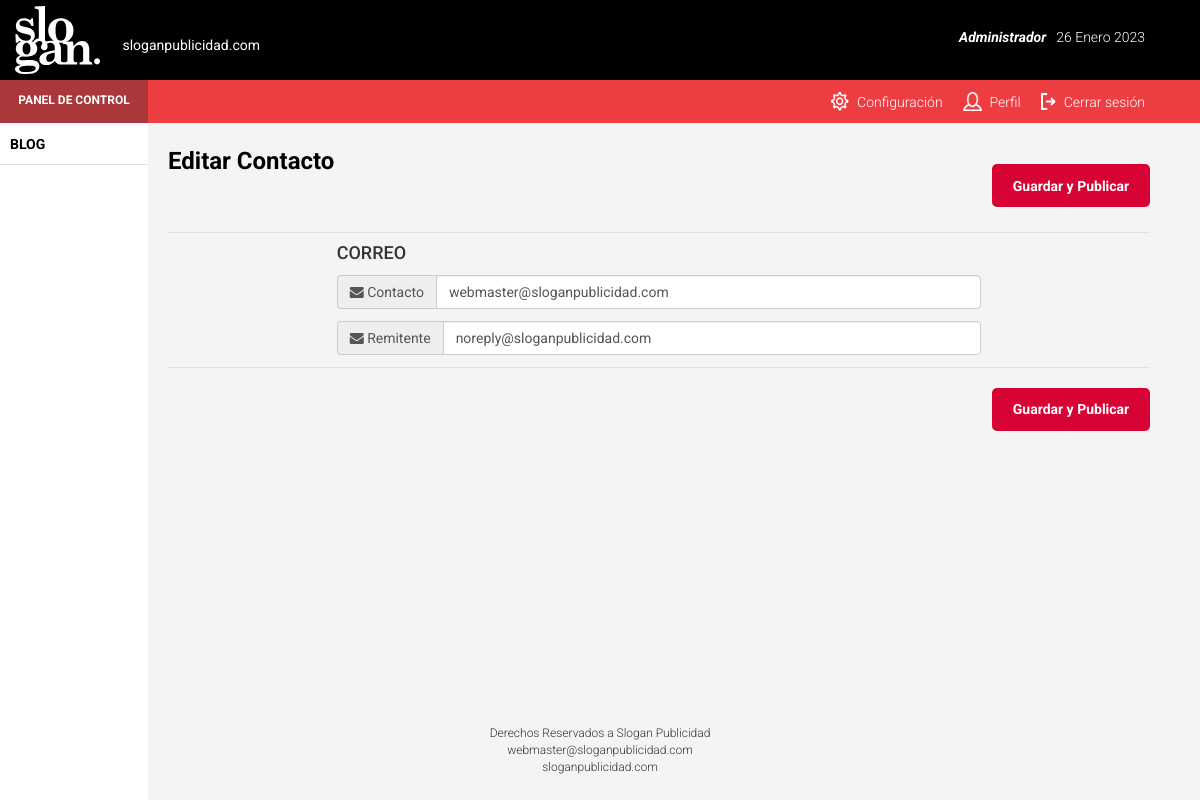
The page /panel/formcontacto.php (signed in) on the database its author committed.
### tables this page shows
CREATE TABLE `datosusuario` (
  `idusuario` int(11) NOT NULL,
  `nombre` varchar(255) NOT NULL,
  `email` varchar(255) NOT NULL,
  `telefono` varchar(255) NOT NULL,
  `token` varchar(255) NOT NULL
);

CREATE TABLE `contacto` (
  `idcontacto` tinyint(1) NOT NULL,
  `correo` varchar(100) NOT NULL,
  `emisor` text NOT NULL,
  `latitud` varchar(20) NOT NULL,
  `longitud` varchar(20) NOT NULL
);

### panel/clases/usuario.php (called while the page is built, shortened)
<?php
include_once('conexion.php');
include_once('tipousuario.php');
include_once('datosusuario.php');
class usuario
{
	var $idusuario;
	var $tiposusuario;
	function __construct($a = 0, $b = '', $c = '', $stat = 0, $idtipo = 0)
	{
		$this->idusuario=$a;
		$this->tiposusuario= new tipousuario($idtipo,'','');
		$this->tiposusuario->idtipousuario=$idtipo;
		$this->datosusuario= new datosusuario($a,'','','','');
	}
	function obtener_tipo_usuario()
	{
		$this->tiposusuario->obtener_tipousuario();
	}
	function obten_usuario()
	{
		$conexion=new conexion();
		$sql="select idusuario,nomusuario,password,status,idtipousuario from usuario where idusuario='".$this->idusuario."'";
		$conexion->ejecutar_sentencia($sql);
		while($row=$conexion -> fetchRow())
		{
			$this->idusuario=$row['idusuario'];
			$this->tiposusuario->idtipousuario=$row['idtipousuario'];
		}
	}
}
?>

### panel/clases/datosusuario.php (called while the page is built, shortened)
<?php
include_once('conexion.php');
class datosusuario
{
	var $idusuario;
	function __construct($id=0,$nom='',$mail='',$tel='')
	{
			$this->idusuario=$id;
	}
	function obtener_datos_usuario()
	{
		$con = new conexion();
		$sql="SELECT * FROM datosusuario WHERE idusuario='".$this->idusuario."';";
		$con->ejecutar_sentencia($sql);
		while($fila = $con -> fetchRow())
		{
			$this->nombre=$fila['nombre'];
		}
	}
	}
?>

### panel/clases/conexion.php (called while the page is built, shortened)
<?php
class conexion{
	var $host;
	var $user;
	var $password;
	var $bd;
	var $conexion;
	var $temporal;
	function __construct(){
		$this -> host 		= 'localhost';
		$this -> user 		= 'root';
		$this -> bd 		= 'proyecto';
		$this -> password 	='';
	}
	function conectar(){
		$this -> conexion = mysqli_connect($this -> host, $this -> user, $this -> password);
		mysqli_select_db($this -> conexion, $this -> bd);
	}
	function ejecutar_sentencia($consulta){
		$resultados = mysqli_query($this -> conexion, $consulta);
		if(preg_match('/insert/i', $consulta)){
			$resultados = mysqli_insert_id($this -> conexion);
			return $resultados;
			$this -> desconectar();
		}else{
			$this -> temporal = $resultados;
		}
	}
	function fetchRow(){
		$_response = mysqli_fetch_array($this -> temporal);
		return $_response;
	}
}
?>

### panel/clases/seguridad.php (called while the page is built, shortened)
<?php
include_once('conexion.php');
include_once('usuario.php');
include_once('permiso.php');
include_once('tiposusuarioxpermiso.php');
class seguridad
{
	var $usuario;
	var $permiso;
	var $tipousuarioxpermiso;
	function __construct()
	{
		$this->usuario= new usuario('','','','','');
		$this->permiso= new permiso('','','','');
		$this->tipousuarioxpermiso= new tiposusuarioxpermiso(0,0);
	}
	function valida_permiso_usuario($idusuario, $clavepermiso)
	{
		$this->usuario->idusuario=$idusuario;
		$this->permiso->clavepermiso=$clavepermiso;
		$this->usuario->obten_usuario();
		$this->usuario->obtener_tipo_usuario();
		$this->permiso->obtener_permisoclave();
		$this->tipousuarioxpermiso->idtipousuario=$this->usuario->tiposusuario->idtipousuario;
		$this->tipousuarioxpermiso->idpermiso=$this->permiso->idpermiso;
	return $this->tipousuarioxpermiso->existe_rol_permiso();
	}
}
?>

### panel/clases/tipousuario.php (called while the page is built, shortened)
<?php
include_once('conexion.php');
class tipousuario
{
  var $idtipousuario;
  function __construct($a=0,$b='',$stat=0)
  {
	  $this->idtipousuario=$a;
  }
  function obtener_tipousuario()
  {
	  $sql="select idtipousuario, nomtipousuario, status from tiposusuario where idtipousuario='".$this->idtipousuario."'";
	  $con=new conexion();
	  $con->ejecutar_sentencia($sql);
	  while ($fila = $con -> fetchRow())
	  {
		  $this->idtipousuario=$fila['idtipousuario'];
	  }
  }
}
?>

### panel/clases/permiso.php (called while the page is built, shortened)
<?php
include_once('conexion.php');
class permiso
{
	  var $clavepermiso;
	  function __construct($idp = 0,$nomp = '',$clavep = '', $idSeccionPermiso = 0, $stat = 0)
	  {
		  $this -> clavepermiso = $clavep;
	  }
	function obtener_permisoclave()
	{
	  $sql="select idpermiso from permiso where clavepermiso='".$this->clavepermiso."';";
	  $con= new conexion();
	  $con->ejecutar_sentencia($sql);
	  while ($fila=$con -> fetchRow())
	  {
		$this->idpermiso=$fila['idpermiso'];
	  }
	}
}
?>

### panel/clases/tiposusuarioxpermiso.php (called while the page is built, shortened)
<?php
include_once('conexion.php');
class tiposusuarioxpermiso
{
var $idtipousuario;
var $idpermiso;
function __construct($idtipousuario=0,$idpermiso=0)
{
$this->idtipousuario=$idtipousuario;
$this->idpermiso=$idpermiso;
}
function existe_rol_permiso()
{
$bandera=0;
$con=new conexion();
$sql='select idpermiso,idtipousuario from tipousuarioxpermiso where idtipousuario="'.$this->idtipousuario.'" and idpermiso="'.$this->idpermiso.'"';
$con->ejecutar_sentencia($sql);
while ($fila = $con -> fetchRow())
{
$bandera=1;
}
return $bandera;
}
}
?>

### panel/clases/contacto.php (called while the page is built, shortened)
<?php
include_once('conexion.php');
class contacto
{
	  var $idcontacto;
	  function __construct($idc = 1, $correo = '', $emisor = '', $latitud = '', $longitud = '')
	  {
		  $this -> idcontacto = $idc;
	  }
	function obtener_contacto()
	{
	  $sql = "select * from contacto where idcontacto=".$this->idcontacto.";";
	  $con=new conexion();
	  $con->ejecutar_sentencia($sql);
	  while ($fila=$con -> fetchRow())
	  {
		$this -> idcontacto=$fila['idcontacto'];
		$this -> correo=$fila['correo'];
		$this -> emisor=$fila['emisor'];
	  }
	}
}
?>

### panel/formcontacto.php (the view, shortened to what this page needs)
<?php
    include_once('clases/contacto.php');
    include_once('clases/seguridad.php');
    $seguridad = new seguridad();
    $seguridad->candado();
    $operacion = 'modificarcontacto';
    $palabra = 'Editar Contacto';
    $temporal = new contacto();
    $temporal->obtener_contacto();
    $clave='ModCo';
?>
<!DOCTYPE html>
<html lang="es">
    <head>
        <?php include 'head.php';?>
    </head>
    <body>
        <header>
            <?php include 'header.php';?>
        </header>
        <div id="wrapper" class="wrapper-movil">
            <?php include 'menu.php';?>
            <div id="page-content-wrapper">
                <div class="page-content inset">
                    <div class="row rowedit">
                        <div class="col-lg-6 col-md-6 col-sm-12 col-xs-12">
                            <p class="titulo"><?php echo $palabra;?></p>
                        </div>
                        <form id="form-validation" action="operaciones.php" method="post" name="form1">
                            <div class="col-lg-6 col-md-6 col-sm-12 col-xs-12">
                                <button type="button" <?php if($seguridad->valida_permiso_usuario($_SESSION['idusuario'],$clave)==0) echo ' disabled ';?> class="buttonguardar">Guardar y Publicar</button>
                            </div>
                            <div class="col-lg-12 col-md-12 col-sm-12 col-xs-12">
                                <hr class="hrmenu">
                            </div>
                            <div class="clearfix"></div>
                            <div class="col-md-8 col-md-offset-2 col-xs-12">
                                <h4>CORREO</h4>
                                <div class="input-group espacios">
                                    <span class="input-group-addon"><i class="fa fa-envelope"></i> Contacto</span>
                                    <input name="correo" type="email" data-validate="true" class="form-control" placeholder="Correo Contacto" value="<?php echo $temporal -> correo ?>">
                                </div>
                                <div class="input-group espacios">
                                    <span class="input-group-addon"><i class="fa fa-envelope"></i> Remitente</span>
                                    <input name="emisor" type="email" data-validate="true" class="form-control" placeholder="Correo Remitente" value="<?php echo $temporal -> emisor ?>">
                                </div>
                            </div>
                            <div class="col-lg-12 col-md-12 col-sm-12 col-xs-12">
                                <hr class="hrmenu">
                            </div>
                            <div class="clearfix"></div>
                            <div class="col-lg-12 col-md-12 col-sm-12 col-xs-12">
                                <button type="button" <?php if($seguridad->valida_permiso_usuario($_SESSION['idusuario'],$clave)==0) echo ' disabled ';?> name="operaciones" value="<?php echo $operacion; ?>" class="buttonguardar">Guardar y Publicar</button>
                            </div>
                        </form>
                    </div>
                </div>
            </div>
        </div>
    </body>
     <footer id="footer">
        <?php include 'footer.php';?>
    </footer>
</html>

### panel/header.php (shortened to what this page needs)
<div class="styled-large">
       <div id="navBlack" class="jumbotron navbar-fixed-top">
           <div class="col-lg-4 col-md-4">
               <img id="imgLogo" class="imgNavBlack" src="img/Slogan_logo.svg">
               <span id="urlLocker">sloganpublicidad.com</span>
           </div>
           <div class="col-lg-8 col-md-8">
               <p id="fecha">
               	<?php
		$meses = array("Enero","Febrero","Marzo","Abril","Mayo","Junio","Julio","Agosto","Septiembre","Octubre","Noviembre","Diciembre");
			echo date('d')." ".$meses[date('n')-1]. " ".date('Y') ;
	?>
               </p>
               <span id="username"><?php echo $usuario->datosusuario->nombre;?></span>
           </div>
       </div>
       <div id="navBlue" class="jumbotron navbar-fixed-top">
           <div class="col-lg-2">
               <div id="barraazul">
                   <p id="panel">PANEL DE CONTROL</p>
               </div>
           </div>
           <div class="col-lg-10">
               <ul id="ulmenu">
                   <li onClick="cerrarsesion(<?=$idusuario?>)" id="li1"><img src="img/exit.png" width="15" height="17" class="imgresources"><span class="letras">Cerrar sesión</span></li>
                   <li id="user" class="limenu userr"><img src="img/user.png" width="19" height="19" class="imgresources"><span class="letras">Perfil</span></li>
                   <li <?php if($seguridad->valida_permiso_usuario($_SESSION['idusuario'],$conf)==0) echo ' style="display:none" ';?> id="settings" class="limenu settingss"><img src="img/tuerca.png" width="18" height="19" class="imgresources"><span class="letras">Configuración</span></li>
               </ul>
           </div>
       </div>
   </div>

### panel/css/styles.css (style rules this page uses)
body { font-family: 'Roboto'; }
#navBlack { padding:0; margin-bottom:0; padding-top:0; padding-bottom:0; background-color:#000; height:80px; }
#imgLogo { margin: 0px 19px 19px 0; width: 85px; margin-top: 6px; }
#username { font-family: 'Roboto', sans-serif; font-weight:700; font-style:italic; font-size:14px; float:right; color:#FFF; margin: 27px 10px 0 0; }
#fecha { font-family: 'Roboto', sans-serif; font-weight:300; font-size:14px; float:right; color:#FFF; margin: 27px 40px 0 0; }
#urlLocker { font-family: 'Roboto', sans-serif; font-weight:400; font-size:14px; color:#FFF; }
#navBlue { padding:0; margin-bottom:0; padding-top:0; padding-bottom:0; background-color: #ee3d42; height:43px; top:80px; z-index: 1; }
#barraazul { background-color: #aa383a; height:43px; width:148px; position:absolute; left:0; }
#panel { font-family: 'Roboto', sans-serif; font-weight:700; font-size:12px; color:#FFF; text-align:center; margin: 12px 0 0 0; }
.imgresources { margin: -4px 8px 0 0; }
.letras { font-family: 'Roboto', sans-serif; font-weight: 300; font-size: 14px; color: #FFF; }
ul { margin-top:0; margin-bottom:0; }
#ulmenu li { display: block; float: right; cursor: pointer; }
.limenu { margin: 12px 20px 0 0px; cursor: pointer; }
#li1 { margin: 12px 40px 0 0; cursor: pointer; }
body { background-color: #f4f4f4; }
.titulo { font-family: 'Roboto', sans-serif; font-weight:700; font-size:24px; color:#000; float:left; margin: 0px 0 0px 0; }
.rowedit { padding: 0 30px 0 0; }
.espacios { margin: 12px 0 12px 0; }
footer { font-family: 'Roboto', sans-serif; font-size:12px; font-weight:300 !important;; }
.buttonguardar,.buttonorder { background-color:#d70335; -webkit-border-top-left-radius:5px; -moz-border-radius-topleft:5px; border-top-left-radius:5px; -webkit-border-top-right-radius:5px; -moz-border-radius-topright:5px; border-top-right-radius:5px; -webkit-border-bottom-right-radius:5px; -moz-border-radius-bottomright:5px; border-bottom-right-radius:5px; -webkit-border-bottom-left-radius:5px; -moz-border-radius-bottomleft:5px; border-bottom-left-radius:5px; text-indent:0px; display:inline-block; color:#ffffff; font-family: 'Roboto', sans-serif; font-size:14px; font-weight:700; font-style:normal; height:43px; line-height:36px; width:158px; text-decoration:none; text-align:center; border: none; float:right; margin: 20px 0 25px 0; }

### panel/css/simple-sidebar.css (style rules this page uses)
#wrapper { padding-left: 148px; transition: all 0.4s ease 0s; background-color: rgb(244,244,244); height:100%; margin:124px 0 0 0; }
#page-content-wrapper { width: 100%; height: 100%; }
.hrmenu { margin-top: 0px; margin-bottom: 0px; border: 1px; border-top: 1px solid #E0E0E0; }
.inset { padding: 20px; }

### rows shown on the page
datosusuario: nombre "Administrador"
contacto: correo "webmaster@sloganpublicidad.com", emisor "noreply@sloganpublicidad.com"

### other values the page prints
$palabra "Editar Contacto"
